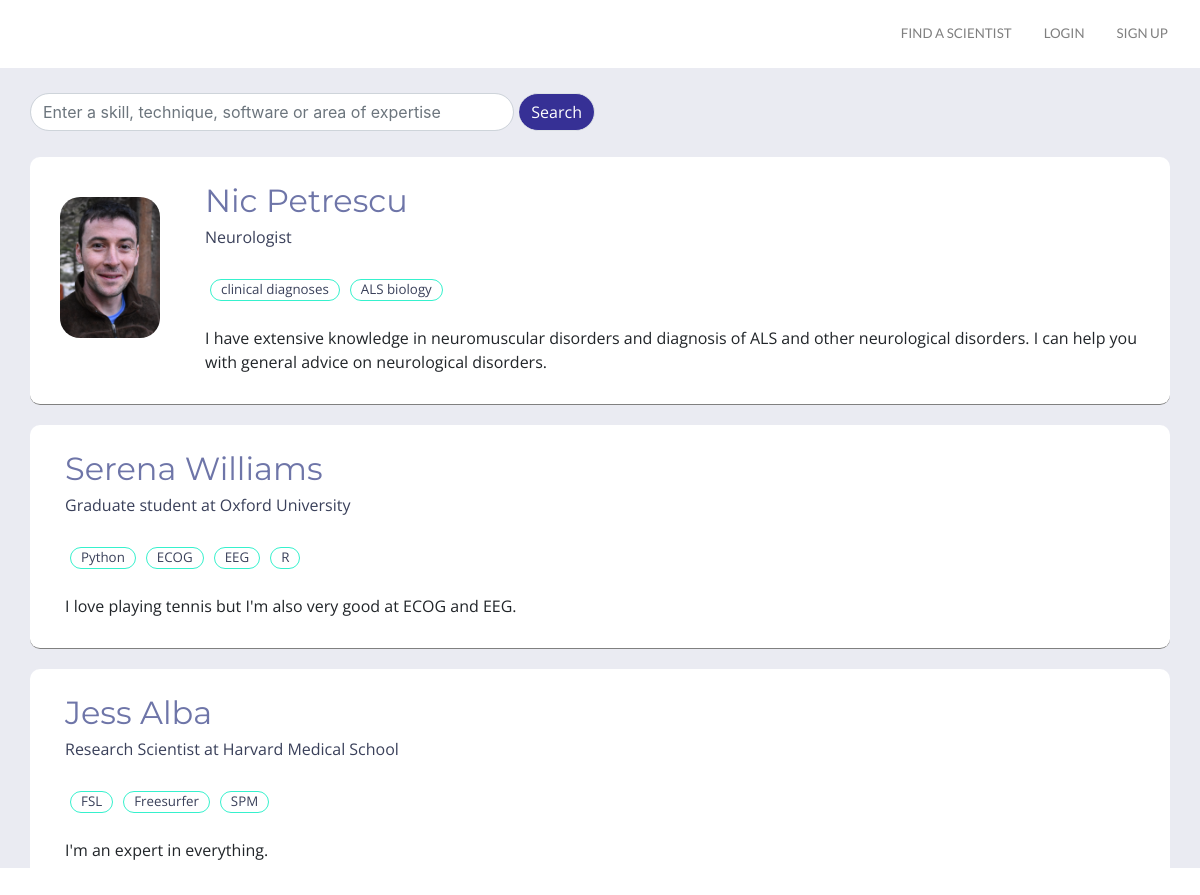
The page /search/users/browse/ on the database its author committed.
### users/models.py (models this page shows)
class CustomUser(AbstractUser):
    objects = CustomUserManager()
    position = models.CharField(max_length =10000, null=True, default='', blank=True)
    bio = models.CharField(max_length =10000, null=True, default='', blank=True)
    skills = TaggableManager(help_text="A comma-separated list of tags.")
    image = models.ImageField(upload_to="profile_image", blank=True)
    website = models.CharField(max_length=10000, null=True, default='', blank=True)
    skill_area1_title = models.CharField(max_length =10000, null=True, default='', blank=True)
    skill_area1 = models.CharField(max_length =10000, null=True, default='', blank=True)
    skill_area2_title = models.CharField(max_length =10000, null=True, default='', blank=True)
    skill_area2 = models.CharField(max_length =10000, null=True, default='', blank=True)
    skill_area3_title = models.CharField(max_length =10000, null=True, default='', blank=True)
    skill_area3 = models.CharField(max_length =10000, null=True, default='', blank=True)
    skill_area4_title = models.CharField(max_length =10000, null=True, default='', blank=True)
    skill_area4 = models.CharField(max_length =10000, null=True, default='', blank=True)
    skill_area5_title = models.CharField(max_length =10000, null=True, default='', blank=True)
    skill_area5 = models.CharField(max_length =10000, null=True, default='', blank=True)
    software_hardware = models.CharField(max_length =10000, null=True, default='', blank=True)
    software_hardware_intermediate = models.CharField(max_length =10000, null=True, default='', blank=True)
    availability = models.CharField(max_length=10000, null=True, default='', blank=True)
    rate = models.CharField(max_length= 10000, null=True, default='', blank=True)
    expert = models.BooleanField(blank=True, default=False)
    gives_tutorials = models.BooleanField(blank=True, default=False)
    tutorial_area = models.CharField(max_length =10000, null=True, default='', blank=True)
    wants_expert = models.BooleanField(blank=True, default=False)
    needs_help_with = models.CharField(max_length =10000, null=True, default='', blank=True)
    profile_under_review = models.BooleanField(blank=True, default=False)
    profile_approved = models.BooleanField(blank=True, default=False)

### users/views.py (the view)
# urls.py: path('browse/', views.BrowseView.as_view(), name='browse'),
class BrowseView(ListView):
    model = CustomUser
    queryset = CustomUser.objects.filter(expert = True)

### users/templates/users/customuser_list.html (shortened to what this page needs)
{% extends 'layout.html' %}
{% load static %}
{% block content %}
<div class="container-fluid search">
        <div class="container" id="search_form">
         <div class="row">
        <div class="col-md-6">
            <form class="form-group"  action="{% url 'search:search_users' %}" method="GET" >
            <div class="input-group browse">
                <input class="form-control" type="search" name="q" value="{{request.GET.q}}" id="example-search-input" placeholder="Enter a skill, technique, software or area of expertise">
                <button class="btn btn-outline-secondary border-left-0 border" type="submit" name="submit" value="Search">
                    Search
                </button>
            </div>
                </form>
        </div>
    </div>
        </div>
        <div class="container" id="search_results">
        {% for expert in object_list %}
            {% if expert.profile_approved == True %}
            {% if expert.bio %}
        <div class="container" id="search_hit">
        <div class="container" id="expert">
            {% if expert.image %}
            <div>
                <img class="profile_image" src="{{ expert.image.url }}" width="100"/>
            </div>
            {% endif %}
            <div class="container user_name">
            {% if user.is_authenticated %}
            <p class="profile_name results"><a class="profile_name" href="{% url 'profile_with_pk' pk=expert.pk %}">{{ expert.first_name }}&nbsp{{ expert.last_name }}</a></p>
            {% else %}
                 <p class="profile_name results"><a class="profile_name" href="{% url 'signup' %}">{{ expert.first_name }}&nbsp{{ expert.last_name }}</a></p>
             {% endif %}
            <p class="profile_text results">{{expert.position}}</p>
                <div class="container skills">
                {% for skill in expert.skills.all %}
                    <a class="skill_bubble" href="{% url 'skills' skill.name %}"><div class="skill_bubble"><p class="skill_bubble">{{ skill.name }}</p></div></a>
                {% endfor %}
                </div>
                 <div class="browse_bio"> {{ expert.bio }}</div>
            </div>
        </div>
        </div>
            {% endif %}
        {% endif %}
        {% endfor %}
        {% endblock %}

### static/css/layout.css (style rules this page uses)
a { color: #6e75a8; }
p { color:#3a405a; }
button.btn.btn-outline-secondary { background-color: #363095; border: 1px solid #363095; color: white; border-radius: 20px; margin-left: 5px; font-family: 'Open Sans', sans-serif; }
body { background-image: url(scipertise_background_dark.jpg); background-size: cover; background-repeat:no-repeat; }
div#expert.container { display: flex; flex-direction: row; background-color: white; background-color: white; border-radius: 5px; margin-right: 10px; padding: 10px 0px; }
div.container.user_name { margin: 0px 0px 10px 10px; }
p.profile_name { display: inline-block; padding: 16px 0px 0px 0px; font-size: 24pt; font-family: 'Montserrat', sans-serif; font-weight: 400; margin-bottom: 0; color:#363095; font-weight: 700; }
p.profile_name.results { display: inline-block; padding: 0px 0px 0px 0px; font-size: 24pt; font-family: 'Montserrat', sans-serif; font-weight: 400; margin-bottom: 0; }
a.profile_name { color: #6e75a8; }
p.profile_text { font-size: 12pt; font-family: 'Open Sans', sans-serif; margin: 10px 0px 0px 0px; }
p.profile_text.results { font-size: 12pt; font-family: 'Open Sans', sans-serif; margin: 0px 0px 25px 0px; }
.profile_image { border-radius: 20px; margin: 20px; }
div.container.skills { display: flex; flex-direction: row; flex-wrap: wrap; font-family: 'Open Sans', sans-serif; padding: 0px; }
div.skill_bubble { border-radius: 20px; border: solid 1px #36F1CD; text-align: center; padding: 0px 10px 0px 10px; margin: 5px; display:flex; font-size: 11pt; }
a.skill_bubble { color: #3a405a; }
p.skill_bubble { padding: 0; margin: 0; font-size: 10pt; color: #3a405a; }
div.browse_bio { padding-top: 20px; }
input#example-search-input.form-control { font-size: 12pt; border-radius: 20px; }
div.col-md-6 { padding-left: 5px; }
div.input-group { margin-top: 0px; }
div.input-group.browse { margin-top: 25px; margin-left: 10px; }
div.container-fluid.search { background-color:#eaebf2; height: 100%; margin: 0 auto; overflow-y:scroll; }
div#search_form.container { border-radius: 10px; padding: 0px; }
div#search_results.container { padding: 0px; margin: 0px auto; border-radius: 10px; display: flex; flex-direction: column; align-items: center; justify-content: center; }
div#search_hit.container { padding: 10px; background-color: white; border-radius: 10px; margin-bottom: 20px; border-bottom: 1px solid gray; font-family: 'Open Sans', sans-serif; font-size: 12pt; }
.input-group { padding-bottom: 10px; }
.btn { outline: none; color: black; background-color: transparent; box-shadow: 0 0 0 0; }

### rows shown on the page
CustomUser: image (picture), first_name "Nic", last_name "Petrescu", position "Neurologist", bio "I have extensive knowledge in neuromuscular disorders and diagnosis of ALS and other neurological disorders. I can help you with general advice on neurological disorders."
Tag: name "clinical diagnoses"
Tag: name "ALS biology"
CustomUser: first_name "Serena", last_name "Williams", position "Graduate student at Oxford University", bio "I love playing tennis but I'm also very good at ECOG and EEG."
Tag: name "Python"
Tag: name "ECOG"
Tag: name "EEG"
Tag: name "R"
CustomUser: first_name "Jess", last_name "Alba", position "Research Scientist at Harvard Medical School", bio "I'm an expert in everything."
Tag: name "FSL"
Tag: name "Freesurfer"
Tag: name "SPM"
